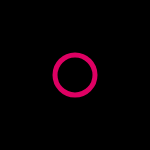
Frame 1 (no input)
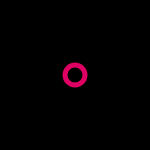
Frame 60 (no input)
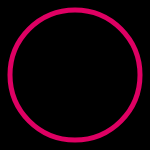
Frame 120 (the mouse pressed at the canvas centre since frame 60)

The p5.js sketch that drew these frames (run headless with seeded random() and noise() and a simulated clock; from frame 60 on, the mouse is pressed at the canvas centre):

// p5.js sketch
// ── sketch.js
let rad;
function setup() {
  createCanvas(150, 150);
  ellipseMode(RADIUS);
  rad = 20;
  
  
}

function draw() {
  background(0);
  stroke(222,0,99)
  noFill();
  strokeWeight(5)
  circle(width/2,height/2,rad);
  
  
  if( dist(width/2,height/2,mouseX,mouseY) < rad){
    rad = min(rad + 1.2,65);
  }
  else
    rad = max(10,rad-0.4);
  
  
  
}
